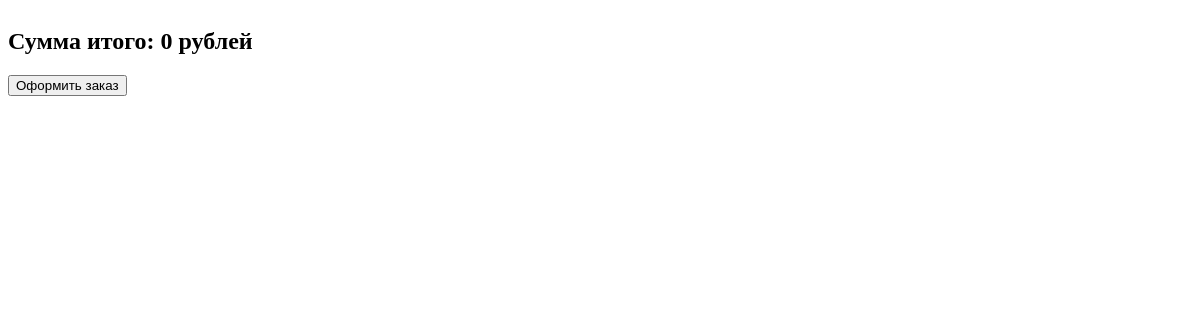
/cart/, run on an earlier commit of the app's database.
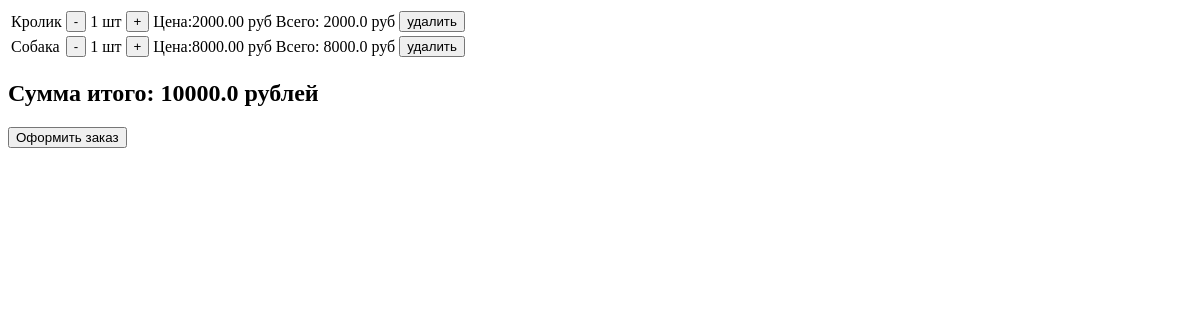
And on a later commit of the database.
### korzina/models.py (models this page shows, shortened)
class Korzina(models.Model):
    user = models.ForeignKey(User, on_delete=models.CASCADE, blank=True, null=True)
    tovar = models.ForeignKey(Tovar, on_delete=models.CASCADE)
    count = models.IntegerField()
    summa = models.DecimalField(decimal_places=2, max_digits=8)
    def calcSumma(self):
        return self.count * self.tovar.price * self.tovar.discount

class Tovar(models.Model):
    opis = models.CharField(max_length=50)
    price = models.IntegerField()
    image = models.URLField(max_length=50)
    discount = models.FloatField(default=1)

### korzina/views.py (the view)
# urls.py: path('cart/',views.toKorz,name='toKorz'),
@method_decorator(csrf_exempt, name='dispatch')
def toKorz(req):
    items = Korzina.objects.filter(user_id=req.user.id)
    myform = MyForms()
    itog = 0
    for i in items:
        itog += i.calcSumma()
    data = {'items': items, 'itog': itog, 'myform': myform}
    return render(req, 'korzina.html', data)

### templates/korzina.html (shortened to what this page needs)
<!DOCTYPE html>
{% load static %}
<html lang="en">
<head>
</head>
<body>
<table>
    {% for one in items %}
        <tr>
            <td>{{ one.tovar.opis }}</td>
            <td>
                <a href="{% url 'count' -1 one.id %}">
                    <button>-</button>
                </a>
            </td>
            <td>{{ one.count }} шт</td>
            <td>
                <a href="{% url 'count' 1 one.id %}">
                    <button>+</button>
                </a>
            </td>
            <td>Цена:{{ one.summa }} руб</td>
            <td>Всего: {{ one.calcSumma }} руб</td>
            <td>
                <a href="{% url 'del' one.id %}">
                    <button>удалить</button>
                </a>
            </td>
        </tr>
    {% endfor %}
</table>
<h2>Сумма итого: {{ itog }} рублей</h2>
<button id="fin">Оформить заказ</button>
</body>
</html>

What changed in the data, as far as the page shows it:
added Korzina: tovar.opis "Кролик", count "1", summa "2000.00", calcSumma "2000.0"
added Korzina: tovar.opis "Собака", count "1", summa "8000.00", calcSumma "8000.0"
Also different on the page:
{{ itog }}: "0" → "10000.0"
